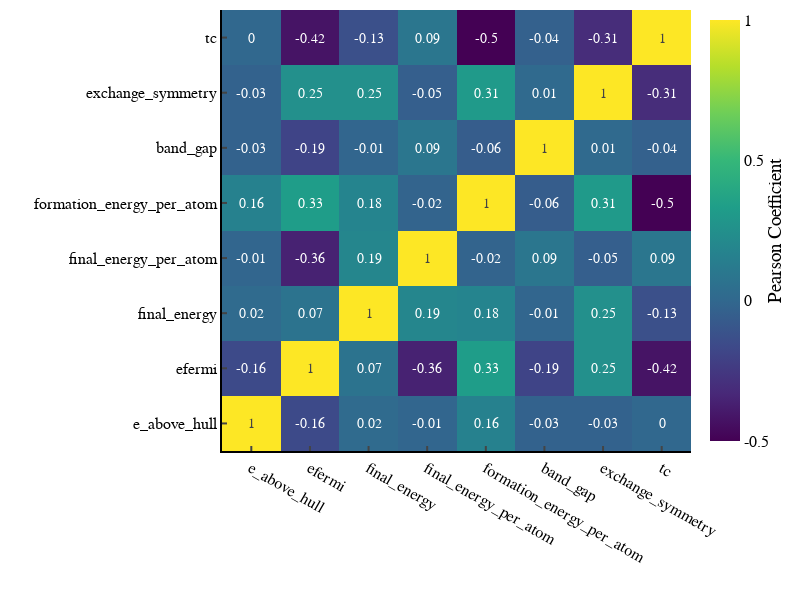

Source (notebook cell):
### Code cell
corr_matrix(df_MP_non_zero, electronic_properties, 800, 600, 14)

### Figure 1 — Plotly figure (JSON) as saved in the notebook; plotly's stock layout.template omitted (floating-point values rounded to 4 significant figures)
{"data": [{"colorbar": {"ticktext": [-1, -0.5, 0, 0.5, 1], "tickvals": [-1, -0.5, 0, 0.5, 1], "title": {"side": "right", "text": "Pearson Coefficient"}}, "colorscale": [[0, "#440154"], [0.1111, "#482878"], [0.2222, "#3e4989"], [0.3333, "#31688e"], [0.4444, "#26828e"], [0.5556, "#1f9e89"], [0.6667, "#35b779"], [0.7778, "#6ece58"], [0.8889, "#b5de2b"], [1, "#fde725"]], "text": [[1, -0.16, 0.02, -0.01, 0.16, -0.03, -0.03, 0], [-0.16, 1, 0.07, -0.36, 0.33, -0.19, 0.25, -0.42], [0.02, 0.07, 1, 0.19, 0.18, -0.01, 0.25, -0.13], [-0.01, -0.36, 0.19, 1, -0.02, 0.09, -0.05, 0.09], [0.16, 0.33, 0.18, -0.02, 1, -0.06, 0.31, -0.5], [-0.03, -0.19, -0.01, 0.09, -0.06, 1, 0.01, -0.04], [-0.03, 0.25, 0.25, -0.05, 0.31, 0.01, 1, -0.31], [0, -0.42, -0.13, 0.09, -0.5, -0.04, -0.31, 1]], "textfont": {"size": 14}, "texttemplate": "%{text}", "type": "heatmap", "x": ["e_above_hull", "efermi", "final_energy", "final_energy_per_atom", "formation_energy_per_atom", "band_gap", "exchange_symmetry", "tc"], "y": ["e_above_hull", "efermi", "final_energy", "final_energy_per_atom", "formation_energy_per_atom", "band_gap", "exchange_symmetry", "tc"], "z": [[1, -0.16, 0.02, -0.01, 0.16, -0.03, -0.03, 0], [-0.16, 1, 0.07, -0.36, 0.33, -0.19, 0.25, -0.42], [0.02, 0.07, 1, 0.19, 0.18, -0.01, 0.25, -0.13], [-0.01, -0.36, 0.19, 1, -0.02, 0.09, -0.05, 0.09], [0.16, 0.33, 0.18, -0.02, 1, -0.06, 0.31, -0.5], [-0.03, -0.19, -0.01, 0.09, -0.06, 1, 0.01, -0.04], [-0.03, 0.25, 0.25, -0.05, 0.31, 0.01, 1, -0.31], [0, -0.42, -0.13, 0.09, -0.5, -0.04, -0.31, 1]]}], "layout": {"font": {"color": "black", "family": "Helvetica", "size": 16}, "height": 600, "margin": {"b": 5, "l": 5, "r": 5, "t": 10}, "paper_bgcolor": "white", "plot_bgcolor": "white", "width": 800, "xaxis": {"linecolor": "black", "linewidth": 2, "showline": true, "ticklen": 5, "ticks": "inside", "tickwidth": 2, "title": {"text": ""}}, "yaxis": {"linecolor": "black", "linewidth": 2, "showline": true, "ticklen": 5, "ticks": "inside", "tickwidth": 2, "title": {"text": ""}}}}
